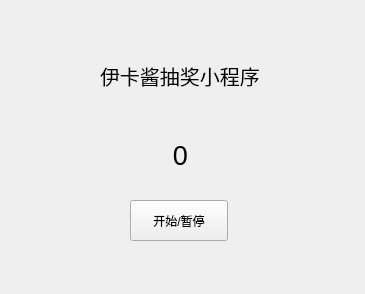
<?xml version="1.0" encoding="UTF-8"?>
<ui version="4.0">
 <class>Widget</class>
 <widget class="QWidget" name="Widget">
  <property name="geometry">
   <rect>
    <x>0</x>
    <y>0</y>
    <width>365</width>
    <height>294</height>
   </rect>
  </property>
  <property name="windowTitle">
   <string>Widget</string>
  </property>
  <widget class="QLabel" name="label">
   <property name="geometry">
    <rect>
     <x>130</x>
     <y>130</y>
     <width>101</width>
     <height>51</height>
    </rect>
   </property>
   <property name="font">
    <font>
     <pointsize>20</pointsize>
    </font>
   </property>
   <property name="text">
    <string>0</string>
   </property>
   <property name="alignment">
    <set>Qt::AlignCenter</set>
   </property>
  </widget>
  <widget class="QPushButton" name="pushButton">
   <property name="geometry">
    <rect>
     <x>130</x>
     <y>200</y>
     <width>98</width>
     <height>41</height>
    </rect>
   </property>
   <property name="text">
    <string>开始/暂停</string>
   </property>
  </widget>
  <widget class="QLabel" name="label_2">
   <property name="geometry">
    <rect>
     <x>100</x>
     <y>50</y>
     <width>161</width>
     <height>51</height>
    </rect>
   </property>
   <property name="font">
    <font>
     <pointsize>15</pointsize>
    </font>
   </property>
   <property name="text">
    <string>伊卡酱抽奖小程序</string>
   </property>
  </widget>
 </widget>
 <layoutdefault spacing="6" margin="11"/>
 <resources/>
 <connections/>
</ui>
